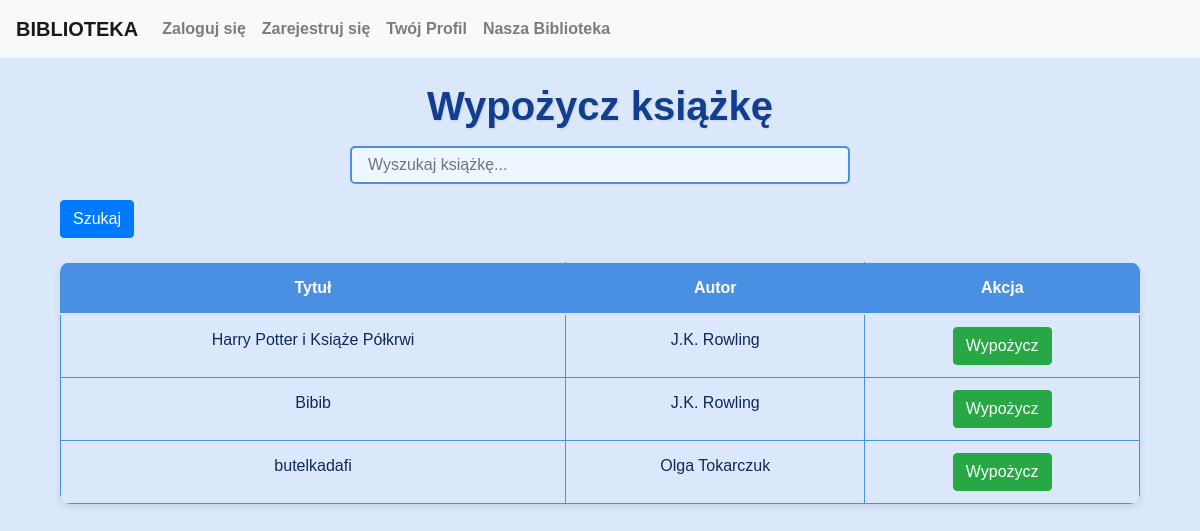
The page /wypozycz/ (signed in) on the database as committed earlier.
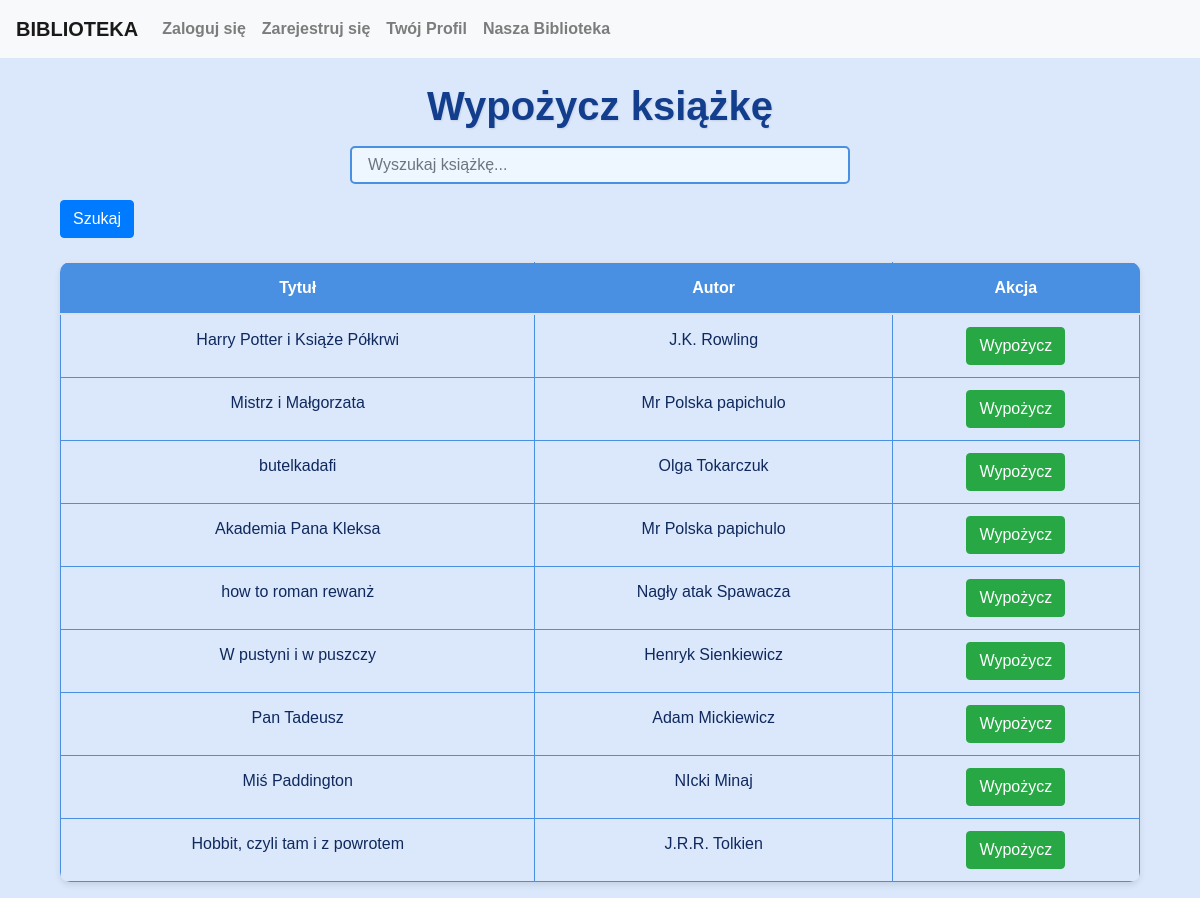
The same page on the database as committed later.
### myapp/models.py (models this page shows, shortened)
class Ksiazka(models.Model):
    tytul = models.CharField(max_length=200)
    autor = models.ManyToManyField(Autor)
    wydawnictwo = models.IntegerField(choices=WYDAWNICTWA.choices)
    rok_wydania = models.CharField(max_length=4)
    liczba_stron = models.IntegerField()
    ISBN = models.CharField(max_length=13)
    okładka = models.IntegerField(choices=OKLADKA.choices)
    gatunek = models.ManyToManyField(Gatunek)
    class Meta:
        verbose_name = "Książka"
        verbose_name_plural = "Książki"

class Autor(models.Model):
    imie_autora = models.CharField(max_length=100)
    nazwisko_autora = models.CharField(max_length=100)
    def __str__(self):
        return f"{self.imie_autora} {self.nazwisko_autora}"
    class Meta:
        verbose_name = "Autor"
        verbose_name_plural = "Autorzy"

### myapp/views.py (the view)
# urls.py: path('wypozycz/', wypozycz_ksiazke, name='wypozycz_ksiazke'),
@login_required
def wypozycz_ksiazke(request):
    query = request.GET.get('q')
    if query:
        ksiazki = Ksiazka.objects.filter(tytul__icontains=query)  # Dopasowanie po tytule
    else:
        ksiazki = Ksiazka.objects.all()
    return render(request, 'myapp/wypozycz_ksiazke.html', {'ksiazki': ksiazki})

### myapp/templates/myapp/wypozycz_ksiazke.html
{% extends "base.html" %}
{% block content %}
<div class="container">
    <h1>Wypożycz książkę</h1>
    <form method="get" action="{% url 'wypozycz_ksiazke' %}" class="mb-4">
        <div class="form-group">
            <input
                type="text"
                name="q"
                placeholder="Wyszukaj książkę..."
                value="{{ request.GET.q }}"
                class="form-control"
            >
        </div>
        <button type="submit" class="btn btn-primary">Szukaj</button>
    </form>
    {% if ksiazki %}
        <table class="table table-striped">
            <thead>
                <tr>
                    <th>Tytuł</th>
                    <th>Autor</th>
                    <th>Akcja</th>
                </tr>
            </thead>
            <tbody>
                {% for ksiazka in ksiazki %}
                <tr>
                    <td>{{ ksiazka.tytul }}</td>
                    <td>{{ ksiazka.autor.all|join:", " }}</td>
                    <td>
                        <a href="{% url 'wypozycz' ksiazka.id %}" class="btn btn-success">Wypożycz</a>
                    </td>
                </tr>
                {% endfor %}
            </tbody>
        </table>
    {% else %}
        <p>Brak książek spełniających kryteria wyszukiwania.</p>
    {% endif %}
</div>
{% endblock %}

### myapp/templates/base.html (shortened to what this page needs)
<!DOCTYPE html>
<html lang="en">
<head>
    {% load static %}
    <link rel="stylesheet" href="https://stackpath.bootstrapcdn.com/bootstrap/4.5.2/css/bootstrap.min.css">
    <link rel="stylesheet" href="{% static 'css/styles.css' %}">
</head>
<body>
    <header>
        <nav class="navbar navbar-expand-lg navbar-light bg-light">
            <a class="navbar-brand" href="#">BIBLIOTEKA</a>
            <div class="collapse navbar-collapse">
                <ul class="navbar-nav mr-auto">
                    <li class="nav-item">
                        <a class="nav-link" href="{% url 'login' %}">Zaloguj się</a>
                    </li>
                    <li class="nav-item">
                        <a class="nav-link" href="{% url 'signup' %}">Zarejestruj się</a>
                    </li>
                    <li class="nav-item">
                        <a class="nav-link" href="{% url 'profile' %}">Twój Profil</a>
                    </li>
                    <li class="nav-item">
                        <a class="nav-link" href="{% url 'nasza_biblioteka' %}">Nasza Biblioteka</a>
                     </li>
                </ul>
            </div>
        </nav>
    </header>
    <main class="container mt-4">
        {% block content %}{% endblock %}
    </main>
</body>
</html>

### myapp/static/css/styles.css (style rules this page uses)
body { background-color: #dbe8fc; color: #0f295e; font-family: 'Poppins', sans-serif; margin: 0; padding: 0; line-height: 1.6; }
h1, h2, h3, h4 { color: #123e8d; text-align: center; font-weight: 700; margin-top: 1rem; text-shadow: 1px 1px 2px rgba(0, 0, 0, 0.1); }
a { color: #0f57b8; text-decoration: none; font-weight: bold; }
table { width: 100%; border-collapse: collapse; margin: 1rem 0; background-color: #eef6ff; border-radius: 10px; overflow: hidden; box-shadow: 0 3px 6px rgba(0, 0, 0, 0.1); }
table th, table td { padding: 0.8rem; text-align: center; border: 1px solid #4a90e2; color: #0f295e; }
table th { background-color: #4a90e2; font-weight: bold; color: white; }
table td { background-color: #dbe8fc; }
input[type="text"], input[type="password"], textarea { background-color: #eef6ff; border: 2px solid #4a90e2; border-radius: 5px; padding: 0.5rem 1rem; font-size: 1rem; width: 100%; max-width: 500px; margin: 1rem auto; display: block; color: #0f295e; }

Rows that differ between the two databases and show on the page:
changed Ksiazka: tytul "Bibib" → "Mistrz i Małgorzata"; autor.all "J.K. Rowling" → "Mr Polska papichulo"
added Ksiazka: tytul "Akademia Pana Kleksa", autor.all "Mr Polska papichulo"
added Ksiazka: tytul "how to roman rewanż", autor.all "Nagły atak Spawacza"
added Ksiazka: tytul "W pustyni i w puszczy", autor.all "Henryk Sienkiewicz"
added Ksiazka: tytul "Pan Tadeusz", autor.all "Adam Mickiewicz"
added Ksiazka: tytul "Miś Paddington", autor.all "NIcki Minaj"
added Ksiazka: tytul "Hobbit, czyli tam i z powrotem", autor.all "J.R.R. Tolkien"
